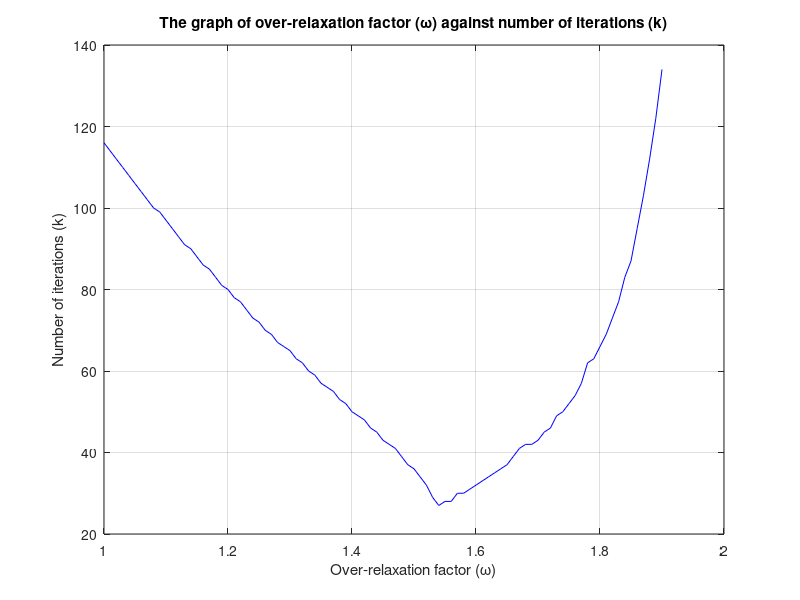

MATLAB code to generate this figure:
%% laplacianNumeric.m
%   Calculate solve for the scalar potential,phi(x,y) 
%    on a rectangular grid using Successive Over-Relaxation (SOR).
%       
%       Approach: Numerical Solution
%        
%       Course:     ECE 7810
%       Homework:   1
%       Sub. Date:  October 4, 2016
%
%           Author:     Jamiu Babatunde Mojolagbe
%           Department: Electrical and Computer Engineering
%           Student ID: #7804719
%           Email:      mojolagm@myumanitoba.ca

clear; clc; close all;

%%  set variables

omega = 1;                          % over-relaxation constant / acceleration factor
omega_count = 1;                    % iteration counter for storing omega values 
omega_array = omega : 0.01: 1.9;    % array of relaxation factors to be used for ploting

for omega = omega : 0.01 : 1.9           % loop through the solver using different omega values
    max_iter = 1000;     % maximum iterations 
    epsolon = 1e-6;      % ralative displacement norm

    width = 1;      % width of the rectangle
    height = 1;     % height of the rectangle
    h = 0.1;        % grid Resolution 

    % set boundary condition voltages for the rectangle
    a = 0;        % left 
    b = 0;        % top 
    c = 100;        % right
    d = 0;        % bottom 

    %% calculate number of grid point and set the grid

    nx = (width/h) + 1;         % number of points in x direction
    ny = (height/h) + 1;        % number of points in y direction

    phi = zeros(nx, ny);    % grid/solution matrix phi(x,y) %% ones(nx-1, ny-1);


    %% set boundary condition (Dirichlet B. C)

    % non-corner elemets at the boundary
    phi(:,1) = a;        % bottom
    phi(:,ny) = c;     % top
    phi(1,:) = b;        % left
    phi(nx,:)= d;      % right

    % corner elements at the boundary
    phi(1, 1) = (a+b)/2;
    phi(nx, 1) = (a+d)/2;
    phi(nx, ny) = (c+d)/2;
    phi(1, ny) = (b+c)/2;


    %% initial guess for the grid matrix, set initial value to 1.0 for non-boundary elements
    for i = 2:1:nx-1
        for j = 2:1:ny-1
            phi(i, j) = 1.0;
        end
    end

    % phi(2 : nx - 2, 2 : ny - 2) = 1.0;

    %% solve the grid matrix with SOR
    iter = 1;           % counter for the number iterations
    err_norm = 99999;   % error norm for stoping the iterations

    while(iter < max_iter && err_norm > epsolon)
        ph =  0;        % solution norm
        disp_norm = 0;  % displacement norm

        % loop over inner matrix
        for i = 2:1:nx-1
            for j = 2:1:ny-1
                residual =  (phi(i - 1, j) +  phi(i + 1, j) +  phi(i, j - 1) + phi(i, j + 1)) ./ 4;
                acc_residual = omega * (residual - phi(i, j));
                phi(i, j) = phi(i, j) + acc_residual;

                ph = abs(ph) + abs(phi(i, j));                          % calculate current solution norm
                disp_norm = abs(disp_norm) + abs(acc_residual);         % calculate displacement norm
            end
        end

        % calculate relative displacement norm
        err_norm = disp_norm / ph;
        %increment the counter
        iter = iter + 1;
    end
    
    iter_array(omega_count) = iter;                  % store the number of iterations for each omega value
    omega_count = omega_count + 1;                % increment the omega loop counter
end


%% calculate the total flux emanating from the region
% flux = 0;       % initialize total flux to zero
% for i = 2:1:nx-2
%     flux = flux + phi(1, i) + phi(i, 1) + phi(nx - 1, i) + phi(i, ny - 1);      % outside potential
%     flux = flux - phi(2, i) - phi(i, 2) - phi(nx - 1, i) - phi(i, ny - 1);      % inside potential
% end

os = sum(phi(1, :)) + sum(phi(nx, :)) + sum(phi(:, 1)) + sum(phi(:, ny));                           % outside potential
oc = sum(phi(1, 1)) + sum(phi(1, ny)) + sum(phi(nx, 1)) + sum(phi(nx, ny));                         % outside corner

is = sum(phi(2, 2:ny-1)) + sum(phi(nx-1, 2:ny-1)) + sum(phi(2:nx-1, 2)) + sum(phi(2:nx-1, ny-1));   % inside potential
ic = sum(phi(2, 2)) + sum(phi(2, ny-1)) + sum(phi(nx-1, 2)) + sum(phi(nx-1, ny-1));                 % inside corner

flux = os - oc - ic - is;                                                                           % total flux


%% find the index of optimum over-relaxation constant

indexmin = find(min(iter_array) == iter_array);     % find the minimum number of iteration       
omega_min = omega_array(indexmin);                  % get minimum over-relaxation value
itera_min = iter_array(indexmin);                   % get minimum number of iterations


%% output the result
disp(['Total flux: ', num2str(abs(flux))]);
disp(' ');
disp(['Optimum over-relaxation constant: ', num2str(omega_min), ...
    ' [No of iterations: ', num2str(itera_min), ']']);
    
% plot the relaxation factor againt number of iterations
plot(omega_array, iter_array, 'b');
title('The graph of over-relaxation factor (\omega) against number of iterations (k)');
xlabel('Over-relaxation factor (\omega)');
ylabel('Number of iterations (k)');
grid on
